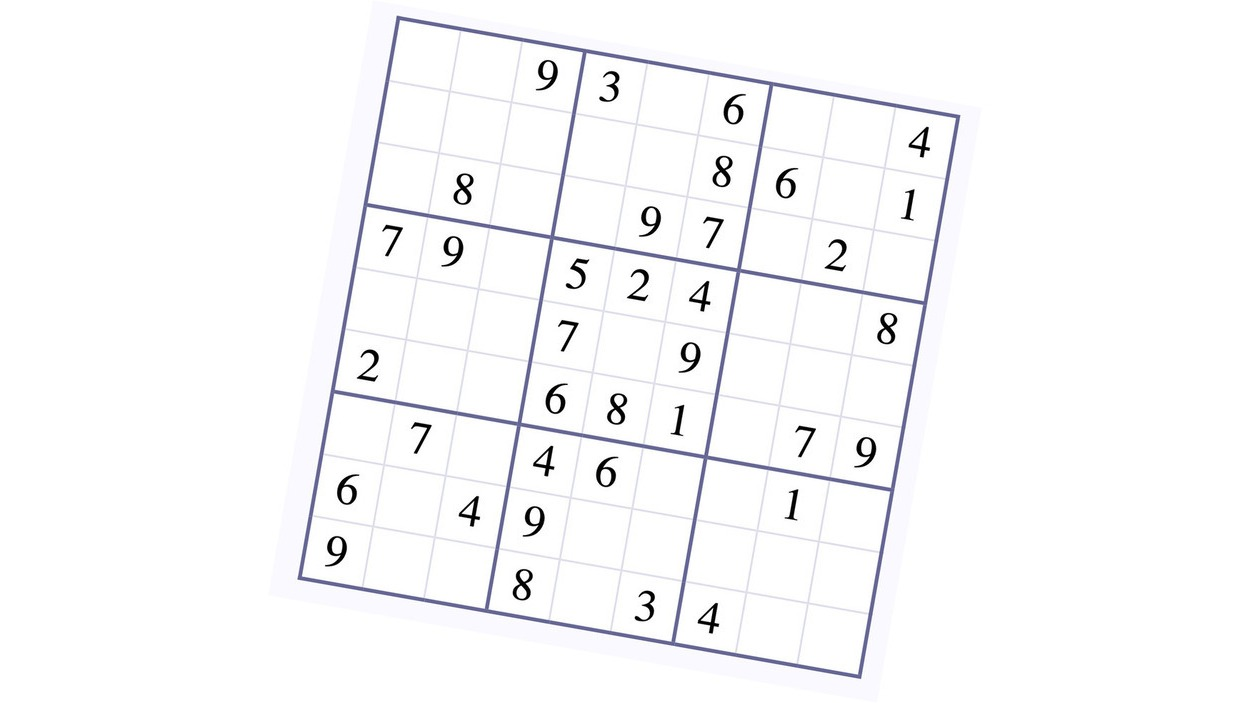
#> input picture resources/sudoku720p.jpg, 1250 x 703 px
$ python -i preprocess.py   (imports and definitions only)
#> lines starting #> are read from the running program, lines starting #| are printed output that depends on the picture; after the words box and inside, x2 and y2 are one past the last pixel; in counts of white or black regions, pixels touching at a corner belong together
import cv2

def threshold_image(img):
    # grayscale, blurr image
    gray = cv2.cvtColor(img, cv2.COLOR_BGR2GRAY)
    gb = gray
    gb = cv2.GaussianBlur(gray, (9, 9), 0)
    # binarize & invert image
    binary = cv2.adaptiveThreshold(gb , 255, cv2.ADAPTIVE_THRESH_GAUSSIAN_C, cv2.THRESH_BINARY_INV, 3, 2)
    return binary

def dilate_image(img):
    kernal = cv2.getStructuringElement(cv2.MORPH_RECT , (5,5))
    dl = cv2.dilate(img ,kernal, iterations=1)
    return dl


def preprocess_image(img):
    dilate = dilate_image(img)
    dilate_thresh = threshold_image(dilate)
    return dilate_image(dilate_thresh)

>>> import cv2
>>> picture = cv2.imread('../resources/sudoku720p.jpg')
#> picture is the input picture: shape (703, 1250, 3); mean B, G, R 249.9, 248.8, 248.8
>>> result = preprocess_image(picture)
#> in threshold_image, `binary = cv2.adaptiveThreshold(gb , 255, cv2.ADAPTIVE_THRESH_GAUSSIAN_..`:
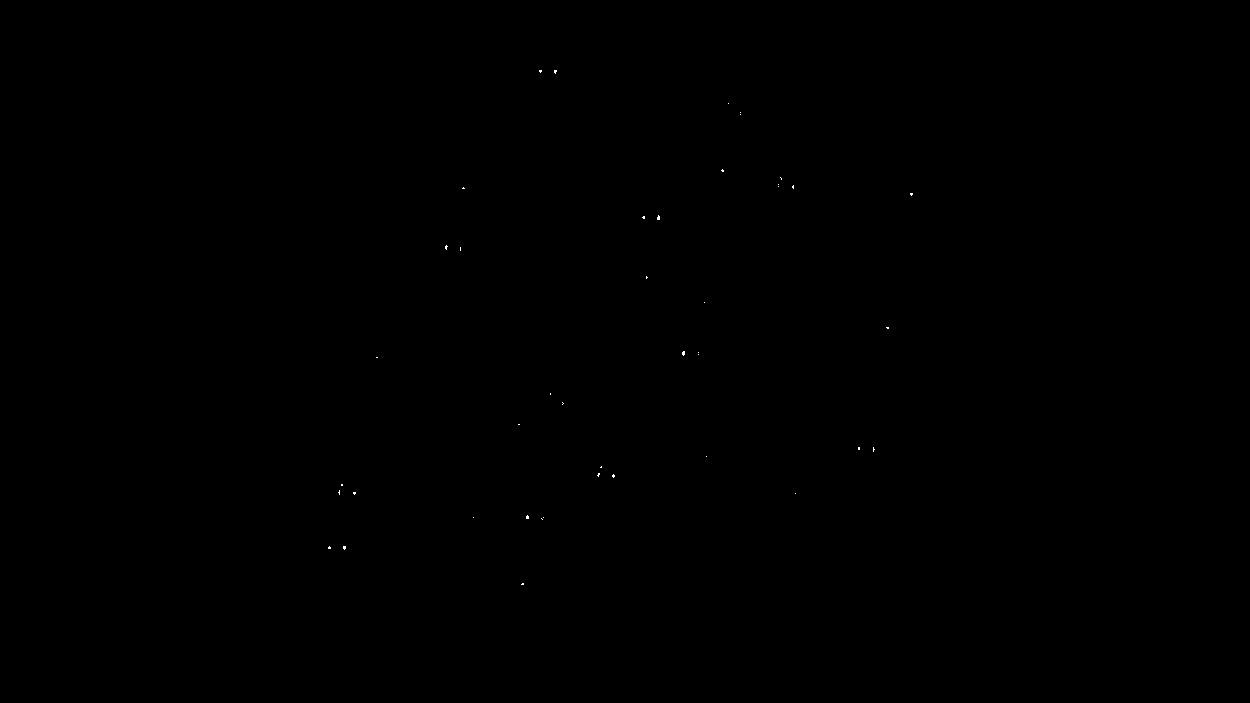
#> binary: shape (703, 1250); 0.02% white in thin lines or dots, all inside (x1, y1, x2, y2) = (328, 70, 913, 585)
#> in dilate_image (call 2), `dl = cv2.dilate(img ,kernal, iterations=1)`:
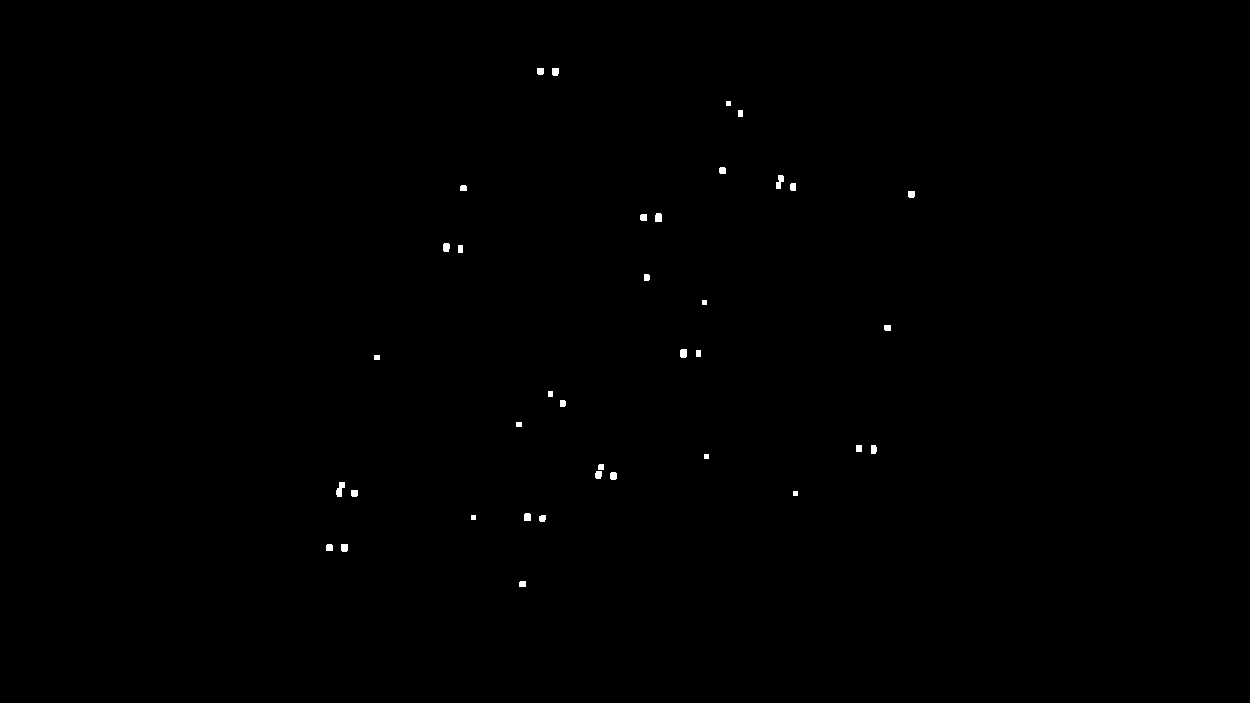
#> dl: shape (703, 1250); 0.19% white; 37 white regions, largest, box (x1, y1, x2, y2) and area: (336, 482, 345, 497) 86, (776, 175, 784, 189) 74, (655, 213, 662, 222) 60

$ run again, on resources/2.png
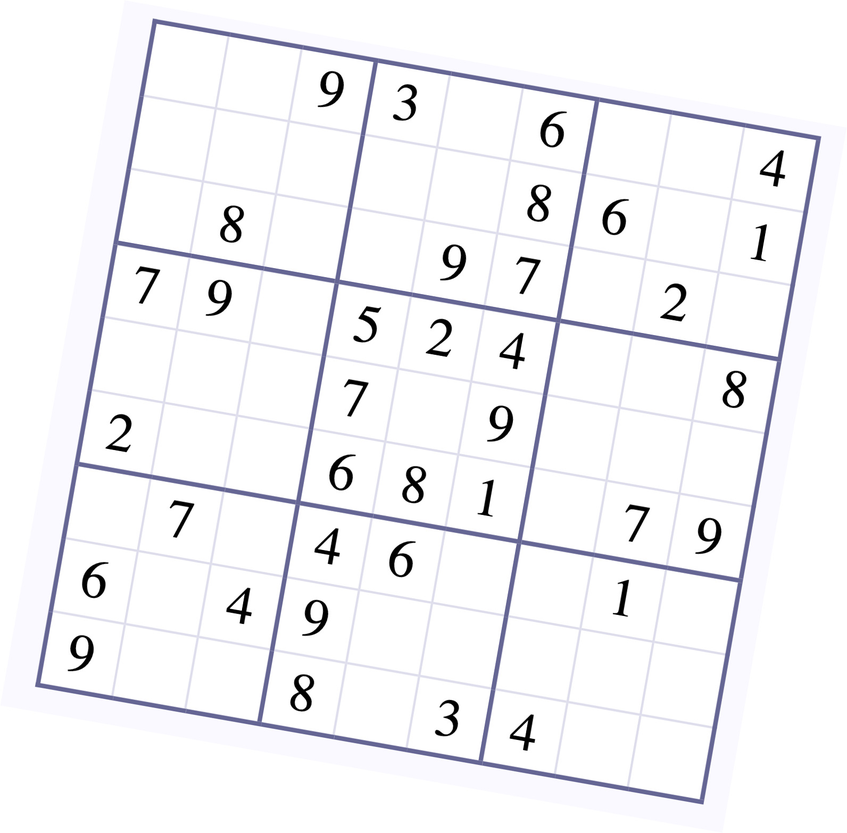
#> input picture resources/2.png, 847 x 833 px, shrunk from 1592 x 1566 before the run
#> picture is the input picture: shape (833, 847, 3); mean B, G, R 246.9, 244.4, 244.5
#> in threshold_image, `binary = cv2.adaptiveThreshold(gb , 255, cv2.ADAPTIVE_THRESH_GAUSSIAN_..`:
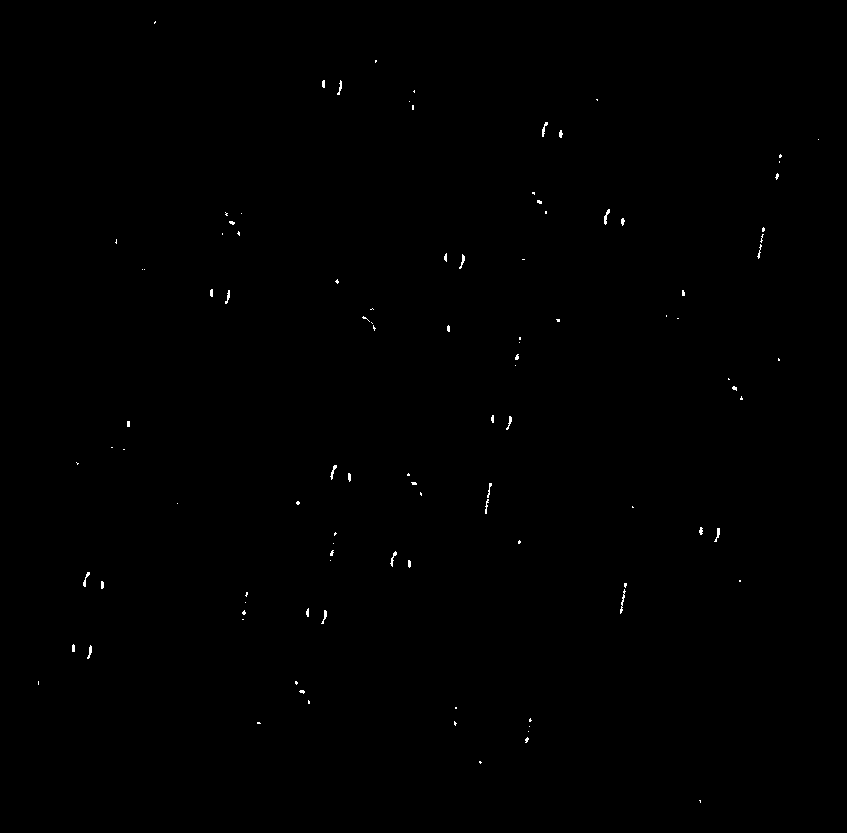
#> binary: shape (833, 847); 0.19% white in thin lines or dots, all inside (x1, y1, x2, y2) = (38, 21, 819, 803)
#> in dilate_image (call 2), `dl = cv2.dilate(img ,kernal, iterations=1)`:
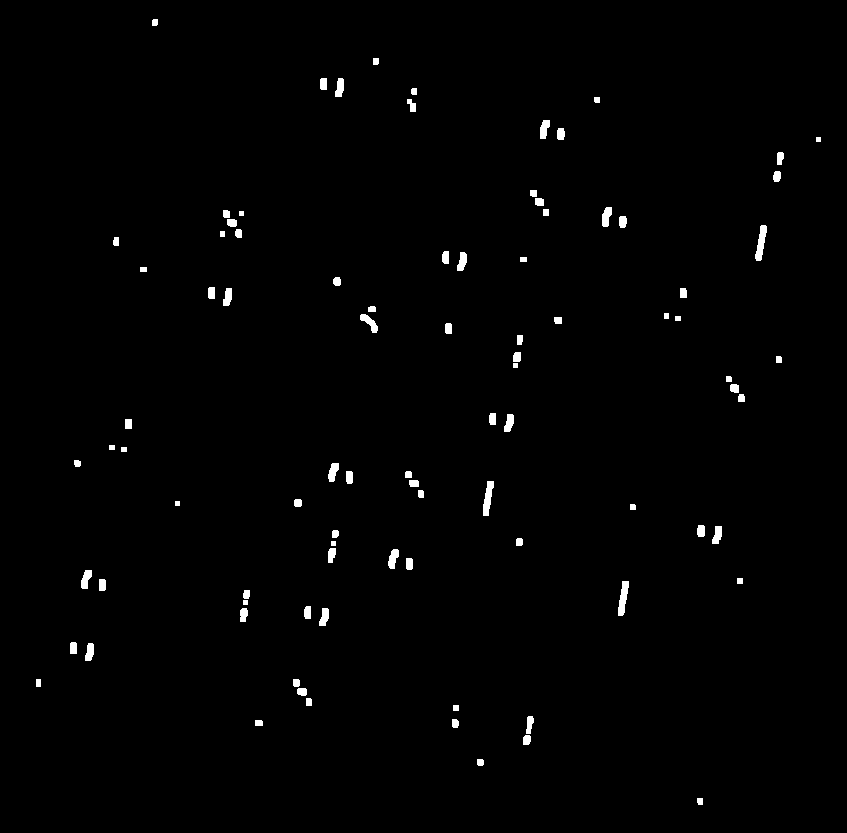
#> dl: shape (833, 847); 0.94% white; 90 white regions, largest, box (x1, y1, x2, y2) and area: (755, 225, 767, 261) 241, (618, 581, 629, 616) 236, (483, 481, 494, 516) 233
